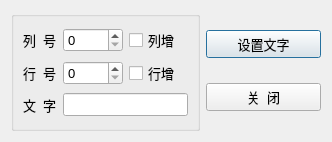
<?xml version="1.0" encoding="UTF-8"?>
<ui version="4.0">
 <class>TDialogLocate</class>
 <widget class="QDialog" name="TDialogLocate">
  <property name="geometry">
   <rect>
    <x>0</x>
    <y>0</y>
    <width>332</width>
    <height>142</height>
   </rect>
  </property>
  <property name="font">
   <font>
    <pointsize>10</pointsize>
   </font>
  </property>
  <property name="windowTitle">
   <string>定位单元格并设置文字</string>
  </property>
  <layout class="QHBoxLayout" name="horizontalLayout">
   <item>
    <widget class="QGroupBox" name="groupBox">
     <property name="title">
      <string/>
     </property>
     <layout class="QGridLayout" name="gridLayout">
      <item row="0" column="0">
       <widget class="QLabel" name="label">
        <property name="text">
         <string>列  号</string>
        </property>
       </widget>
      </item>
      <item row="0" column="1">
       <widget class="QSpinBox" name="spinBoxColumn">
        <property name="minimum">
         <number>0</number>
        </property>
       </widget>
      </item>
      <item row="0" column="2">
       <widget class="QCheckBox" name="chkBoxColumn">
        <property name="text">
         <string>列增</string>
        </property>
       </widget>
      </item>
      <item row="1" column="0">
       <widget class="QLabel" name="label_2">
        <property name="text">
         <string>行  号</string>
        </property>
       </widget>
      </item>
      <item row="1" column="1">
       <widget class="QSpinBox" name="spinBoxRow"/>
      </item>
      <item row="1" column="2">
       <widget class="QCheckBox" name="chkBoxRow">
        <property name="text">
         <string>行增</string>
        </property>
       </widget>
      </item>
      <item row="2" column="0">
       <widget class="QLabel" name="label_3">
        <property name="text">
         <string>文  字</string>
        </property>
       </widget>
      </item>
      <item row="2" column="1" colspan="2">
       <widget class="QLineEdit" name="edtCaption"/>
      </item>
     </layout>
    </widget>
   </item>
   <item>
    <layout class="QVBoxLayout" name="verticalLayout">
     <item>
      <widget class="QPushButton" name="btnSetText">
       <property name="text">
        <string>设置文字</string>
       </property>
       <property name="icon">
        <iconset resource="res.qrc">
         <normaloff>:/images/images/506.bmp</normaloff>:/images/images/506.bmp</iconset>
       </property>
      </widget>
     </item>
     <item>
      <widget class="QPushButton" name="btnClose">
       <property name="text">
        <string>关  闭</string>
       </property>
       <property name="icon">
        <iconset resource="res.qrc">
         <normaloff>:/images/images/132.bmp</normaloff>:/images/images/132.bmp</iconset>
       </property>
      </widget>
     </item>
    </layout>
   </item>
  </layout>
 </widget>
 <resources>
  <include location="res.qrc"/>
 </resources>
 <connections>
  <connection>
   <sender>btnClose</sender>
   <signal>clicked()</signal>
   <receiver>TDialogLocate</receiver>
   <slot>close()</slot>
   <hints>
    <hint type="sourcelabel">
     <x>274</x>
     <y>108</y>
    </hint>
    <hint type="destinationlabel">
     <x>243</x>
     <y>134</y>
    </hint>
   </hints>
  </connection>
 </connections>
</ui>
